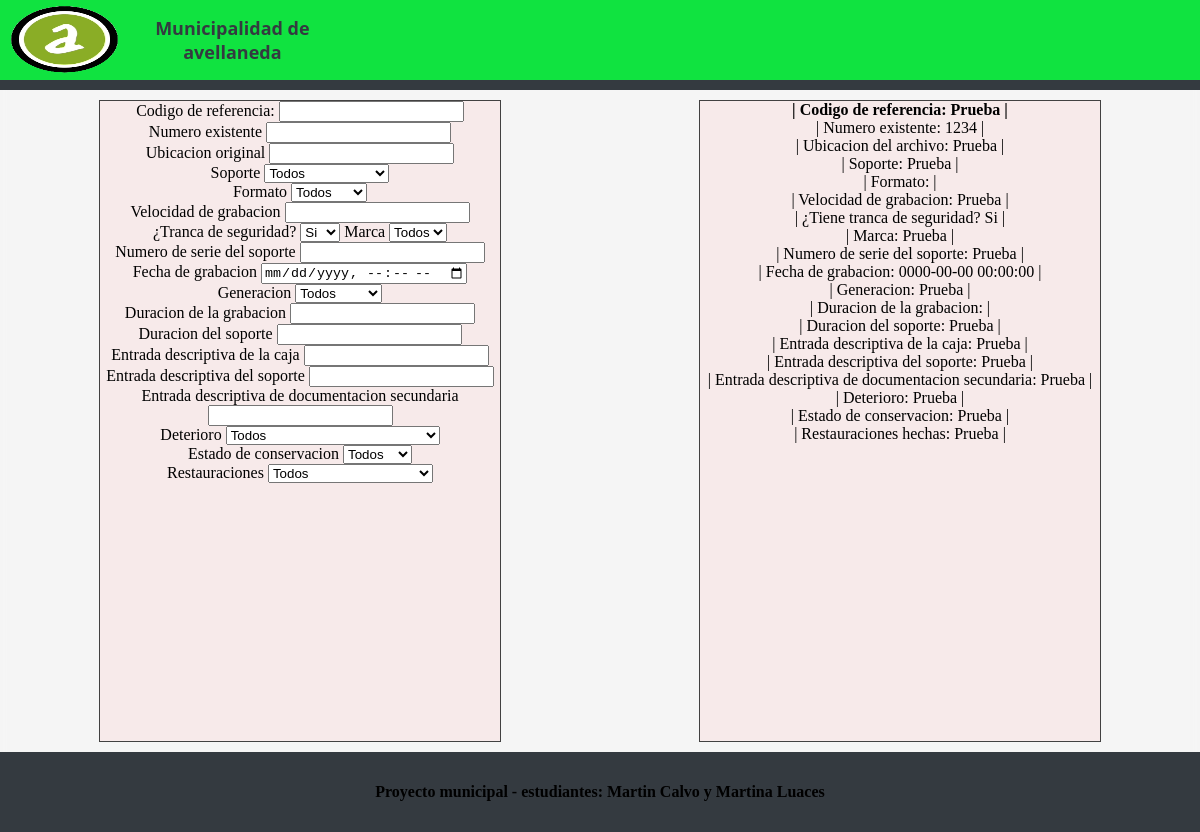
Page /MuestraUsuarios.php on the earlier database version.
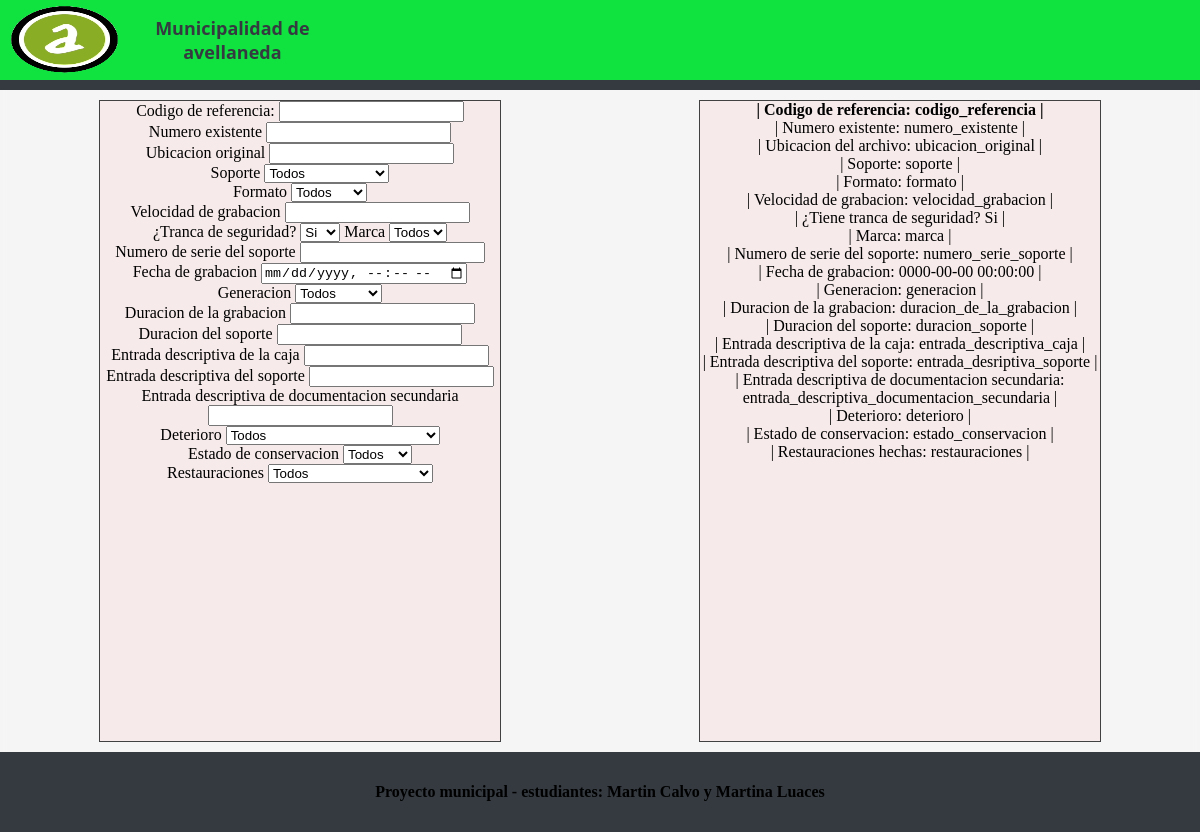
Same page on the later database version.
### tables this page shows
CREATE TABLE `archivos` (
  `codigo_referencia` varchar(50) NOT NULL,
  `numero_existente` varchar(50) NOT NULL,
  `ubicacion_original` varchar(100) NOT NULL,
  `soporte` varchar(100) NOT NULL,
  `formato` varchar(100) NOT NULL,
  `velocidad_grabacion` varchar(50) NOT NULL,
  `tranca_seguridad` varchar(10) NOT NULL,
  `marca` varchar(100) NOT NULL,
  `numero_serie_soporte` varchar(50) NOT NULL,
  `fecha_grabacion` datetime NOT NULL,
  `generacion` varchar(50) NOT NULL,
  `duracion_de_la_grabacion` varchar(50) NOT NULL, 
  `duracion_soporte` varchar(50) NOT NULL,
  `entrada_descriptiva_caja` varchar(150) NOT NULL,
  `entrada_desriptiva_soporte` varchar(150) NOT NULL,
  `entrada_descriptiva_documentacion_secundaria` varchar(250) NOT NULL,
  `deterioro` varchar(100) NOT NULL,
  `estado_conservacion` varchar(100) NOT NULL,
  `restauraciones` varchar(250) NOT NULL
);

### MuestraUsuarios.php (the view, shortened to what this page needs)
<!DOCTYPE html>
<html lang="en">
<head>
    <link rel="stylesheet" href="styles_2.css">
</head>
<body>
    <header><a href="https://www.mda.gob.ar"><img src="img/Logo_muni.png" width="160" height="80"><b>Municipalidad de avellaneda</b></a></header>
    <section>
    <div class="Busqueda">
        Codigo de referencia:
        <input type="text" class="form-control" id="buscar" name="buscar" value="<?php echo $_POST["codigo_referencia"]?>"><br>
        Numero existente
        <input type="text" value="<?php echo $_POST["Numero-existente"]?>"><br>
        Ubicacion original
        <input type="text" value="<?php echo $_POST["Numero-existente"]?>"><br>
        Soporte
        <select name="BuscarSoporte" id="BuscarSoporte">
            <option value="">Todos</option>
        </select><br>
        Formato
        <select name="BuscarFormato" id="BuscarFormato">
            <option value="">Todos</option>
        </select><br>
        Velocidad de grabacion
        <input type="text" value="<?php echo $_POST["Numero-existente"]?>"><br>
        ¿Tranca de seguridad?
        <select>
            <option value="Si">Si</option>
        </select>
        Marca
        <select name="BuscarMarca" id="BuscarMarca">
            <option value="">Todos</option>
        </select><br>
        Numero de serie del soporte
        <input type="text" value="<?php echo $_POST["Numero-existente"]?>"><br>
        Fecha de grabacion
        <input type="datetime-local" value="<?php echo $_POST["Numero-existente"]?>"><br>
        Generacion
        <select name="BuscarGeneracion" id="BuscarGeneracion">
            <option value="">Todos</option>
        </select><br>
        Duracion de la grabacion
        <input type="text" value="<?php echo $_POST["Numero-existente"]?>"><br>
        Duracion del soporte
        <input type="text" value="<?php echo $_POST["Numero-existente"]?>"><br>
        Entrada descriptiva de la caja
        <input type="text" value="<?php echo $_POST["Numero-existente"]?>"><br>
        Entrada descriptiva del soporte
        <input type="text" value="<?php echo $_POST["Numero-existente"]?>"><br>
        Entrada descriptiva de documentacion secundaria
        <input type="text" value="<?php echo $_POST["Numero-existente"]?>"><br>
        Deterioro
        <select name="BuscarDeterioro" id="BuscarDeterioro">
            <option value="">Todos</option>
        </select><br>
        Estado de conservacion
        <select name="BuscarConservacion" id="BuscarConservacion">
            <option value="">Todos</option>
        </select><br>
        Restauraciones
        <select name="BuscarRestauraciones" id="BuscarRestauraciones">
            <option value="">Todos</option>
        </select>
    </div>
    <div class="Muestreo">
        <?php
        include("conexion.php");
        $sql3="SELECT * FROM archivos";
        $consulta= mysqli_query($conexion,$sql3);
        while($registro = mysqli_fetch_assoc($consulta)){
            echo "<b>| <td>Codigo de referencia: " . $registro['codigo_referencia'] . "</td> | <br></b>";
                echo "<tr>";
                    echo "<td>| Numero existente: " . $registro['numero_existente'] . "</td> | <br>";
                    echo "<td>| Ubicacion del archivo: " . $registro['ubicacion_original'] . "</td> | <br>";
                    echo "<td>| Soporte: " . $registro['soporte'] . "</td> | <br>";
                    echo "<td>| Formato: " . $registro['formato'] . "</td> | <br>";
                    echo "<td>| Velocidad de grabacion: " . $registro['velocidad_grabacion'] . "</td> | <br>";
                    echo "<td>| ¿Tiene tranca de seguridad? " . $registro['tranca_seguridad'] . "</td> | <br>";
                    echo "<td>| Marca: " . $registro['marca'] . "</td> | <br>";
                    echo "<td>| Numero de serie del soporte: " . $registro['numero_serie_soporte'] . "</td> | <br>";
                    echo "<td>| Fecha de grabacion: " . $registro['fecha_grabacion'] . "</td> | <br>";
                    echo "<td>| Generacion: " . $registro['generacion'] . "</td> | <br>";
                    echo "<td>| Duracion de la grabacion: " . $registro['duracion_de_la_grabacion'] . "</td> | <br>";
                    echo "<td>| Duracion del soporte: " . $registro['duracion_soporte'] . "</td> | <br>";
                    echo "<td>| Entrada descriptiva de la caja: " . $registro['entrada_descriptiva_caja'] . "</td> | <br>";
                    echo "<td>| Entrada descriptiva del soporte: " . $registro['entrada_desriptiva_soporte'] . "</td> | <br>";
                    echo "<td>| Entrada descriptiva de documentacion secundaria: " . $registro['entrada_descriptiva_documentacion_secundaria'] . "</td> | <br>";
                    echo "<td>| Deterioro: " . $registro['deterioro'] . "</td> | <br>";
                    echo "<td>| Estado de conservacion: " . $registro['estado_conservacion'] . "</td> | <br>";
                    echo "<td>| Restauraciones hechas: " . $registro['restauraciones'] . "</td> | ";
                    echo "</tr><br>";
                echo "</tr><br><br>";
            }
        ?>
    </div>
    </section>
    <footer><b>Proyecto municipal - estudiantes: Martin Calvo y Martina Luaces</footer>
</body>
</html>

### styles_2.css (style rules this page uses)
body { margin: auto; width: 100%; background-color: whitesmoke; overflow-x: hidden; backdrop-filter: blur(5px); }
header { width: 100%; height: 10vh; background-color: #10e340; border-bottom: 10px solid #343a40; }
header a { width: 28%; display: flex; align-items: center; justify-content: flex-start; text-align: center; color:#343a40; font-family: system-ui, -apple-system, BlinkMacSystemFont, 'Segoe UI', Roboto, Oxygen, Ubuntu, Cantarell, 'Open Sans', 'Helvetica Neue', sans-serif; text-decoration: none; font-size: large; }
section { width: 100%; text-align: center; display: flex; align-items: center; justify-content: space-around; padding-top: 10px; padding-bottom: 10px; }
section .Busqueda { text-align: center; width: 50vh; height: 80vh; background-color: rgb(247, 234, 234); border: 1px solid rgb(66, 65, 65); overflow: auto; }
section .Muestreo { text-align: center; width: 50vh; height: 80vh; background-color: rgb(247, 234, 234); border: 1px solid rgb(66, 65, 65); overflow: auto; }
footer { width: 100%; height: 10vh; background-color: #343a40; bottom: 10vh; display: flex; align-items: center; justify-content: center; }

Differences in the rows shown:
removed archivos: codigo_referencia "Prueba", numero_existente "1234", ubicacion_original "Prueba", soporte "Prueba", velocidad_grabacion "Prueba", tranca_seguridad "Si", marca "Prueba", numero_serie_soporte "Prueba", fecha_grabacion "0000-00-00 00:00:00", generacion "Prueba", duracion_soporte "Prueba", entrada_descriptiva_caja "Prueba", entrada_desriptiva_soporte "Prueba", entrada_descriptiva_documentacion_secundaria "Prueba", deterioro "Prueba", estado_conservacion "Prueba", restauraciones "Prueba"
added archivos: codigo_referencia "codigo_referencia", numero_existente "numero_existente", ubicacion_original "ubicacion_original", soporte "soporte", formato "formato", velocidad_grabacion "velocidad_grabacion", tranca_seguridad "Si", marca "marca", numero_serie_soporte "numero_serie_soporte", fecha_grabacion "0000-00-00 00:00:00", generacion "generacion", duracion_de_la_grabacion "duracion_de_la_grabacion", duracion_soporte "duracion_soporte", entrada_descriptiva_caja "entrada_descriptiva_caja", entrada_desriptiva_soporte "entrada_desriptiva_soporte", entrada_descriptiva_documentacion_secundaria "entrada_descriptiva_documentacion_secundaria", deterioro "deterioro", estado_conservacion "estado_conservacion", restauraciones "restauraciones"
